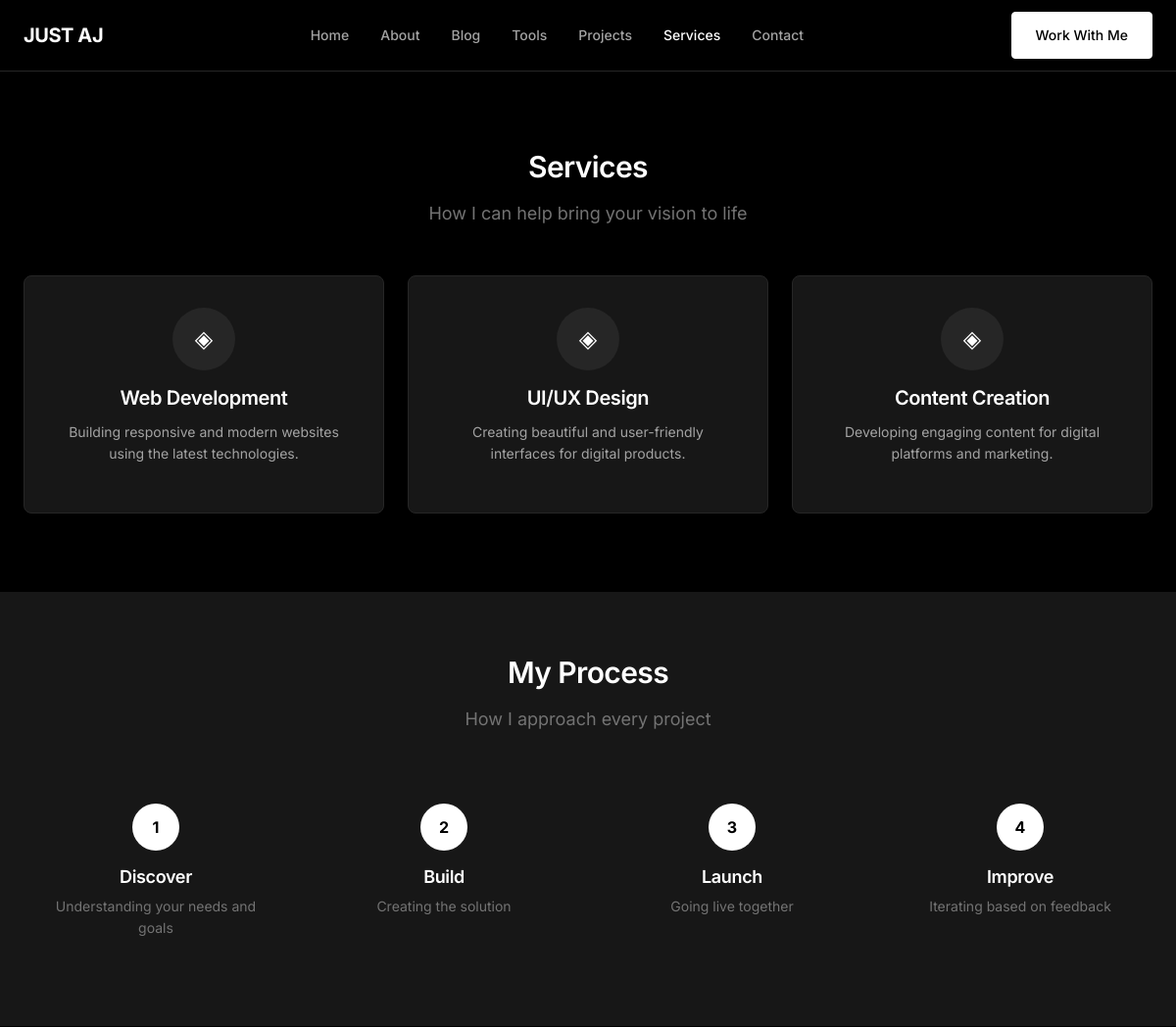
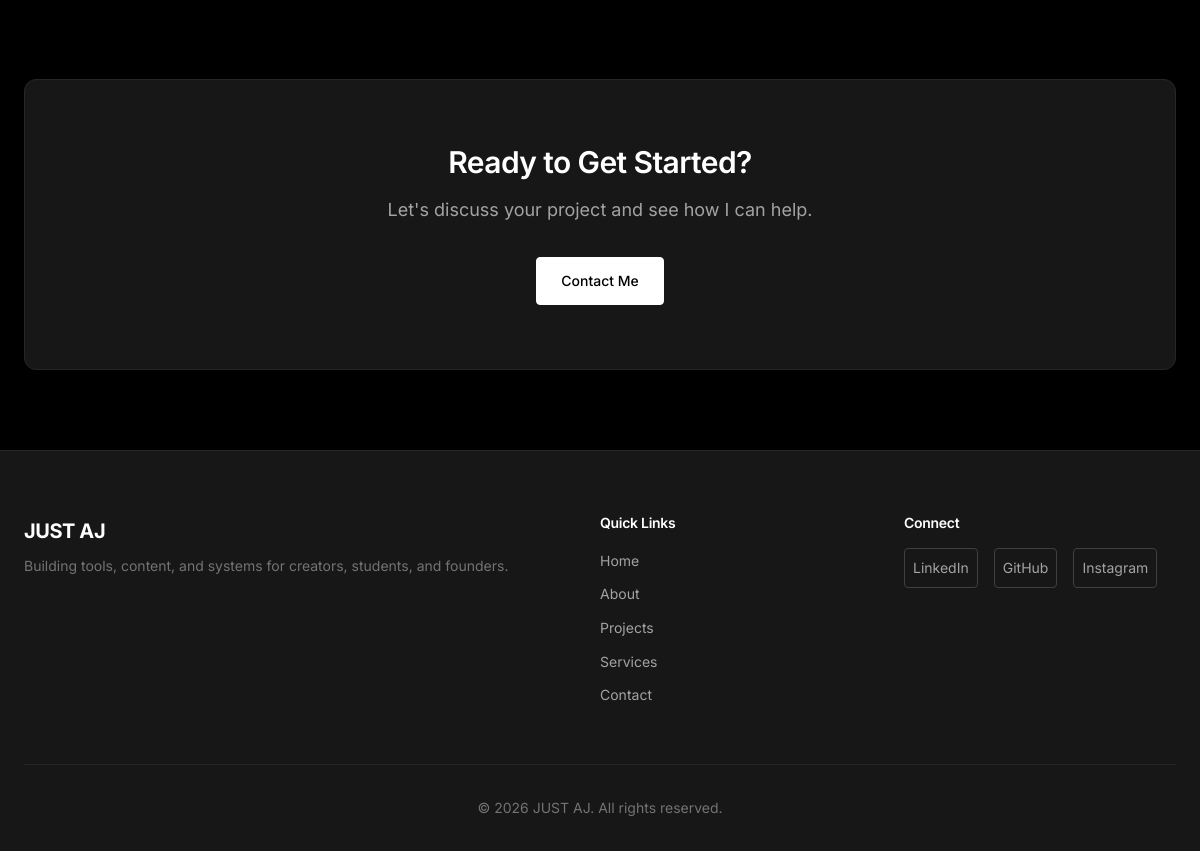
/services.php, run on the app's committed database (2 pictures, top to bottom).
### tables this page shows
CREATE TABLE `settings` (
    `id` INT(11) NOT NULL AUTO_INCREMENT,
    `setting_key` VARCHAR(255) NOT NULL,
    `setting_value` TEXT,
    PRIMARY KEY (`id`),
    UNIQUE KEY `setting_key` (`setting_key`)
);

CREATE TABLE `services` (
    `id` INT(11) NOT NULL AUTO_INCREMENT,
    `title` VARCHAR(255) NOT NULL,
    `description` TEXT,
    `icon` VARCHAR(100),
    `status` ENUM('active', 'inactive') DEFAULT 'active',
    `featured` ENUM('yes', 'no') DEFAULT 'no',
    `created_at` TIMESTAMP DEFAULT CURRENT_TIMESTAMP,
    `updated_at` TIMESTAMP DEFAULT CURRENT_TIMESTAMP ON UPDATE CURRENT_TIMESTAMP,
    PRIMARY KEY (`id`)
);

### includes/functions.php (called while the page is built, shortened)
<?php
function getSetting($key, $default = '') {
    global $pdo;
    $stmt = $pdo->prepare('SELECT setting_value FROM settings WHERE setting_key = ?');
    $stmt->execute([$key]);
    $result = $stmt->fetch();
    return $result ? $result['setting_value'] : $default;
}
function getAllServices($limit = null) {
    global $pdo;
    $sql = 'SELECT * FROM services WHERE status = "active" ORDER BY created_at DESC';
    $stmt = $pdo->query($sql);
    return $stmt->fetchAll();
}

### services.php (the view, shortened to what this page needs)
<?php
$currentPage = 'services';
require_once 'includes/header.php';
$services = getAllServices();
?>
<section class="section">
    <div class="container">
        <div class="section-header">
            <h2 class="section-title">Services</h2>
            <p class="section-subtitle">How I can help bring your vision to life</p>
        </div>
        <?php if (!empty($services)): ?>
        <div class="cards-grid">
            <?php foreach ($services as $service): ?>
            <div class="card service-card">
                <div class="service-icon">◈</div>
                <h3 class="card-title"><?php echo htmlspecialchars($service['title']); ?></h3>
                <p class="card-description"><?php echo htmlspecialchars($service['description']); ?></p>
            </div>
            <?php endforeach; ?>
        </div>
        <?php endif; ?>
    </div>
</section>
<section class="process-section" style="background-color: var(--color-gray-900);">
    <div class="container">
        <div class="section-header">
            <h2 class="section-title">My Process</h2>
            <p class="section-subtitle">How I approach every project</p>
        </div>
        <div class="process-grid">
            <div class="process-item">
                <span class="process-number">1</span>
                <h3 class="process-title">Discover</h3>
                <p style="color: var(--color-gray-500); font-size: var(--font-size-sm);">Understanding your needs and goals</p>
            </div>
            <div class="process-item">
                <span class="process-number">2</span>
                <h3 class="process-title">Build</h3>
                <p style="color: var(--color-gray-500); font-size: var(--font-size-sm);">Creating the solution</p>
            </div>
            <div class="process-item">
                <span class="process-number">3</span>
                <h3 class="process-title">Launch</h3>
                <p style="color: var(--color-gray-500); font-size: var(--font-size-sm);">Going live together</p>
            </div>
            <div class="process-item">
                <span class="process-number">4</span>
                <h3 class="process-title">Improve</h3>
                <p style="color: var(--color-gray-500); font-size: var(--font-size-sm);">Iterating based on feedback</p>
            </div>
        </div>
    </div>
</section>
<section class="section">
    <div class="container">
        <div class="cta-section">
            <h2 class="cta-title">Ready to Get Started?</h2>
            <p class="cta-description">Let's discuss your project and see how I can help.</p>
            <div class="cta-actions">
                <a href="<?php echo SITE_URL; ?>/contact.php" class="btn btn-primary">Contact Me</a>
            </div>
        </div>
    </div>
</section>
<?php require_once 'includes/footer.php'; ?>

### includes/header.php (shortened to what this page needs)
<?php
require_once __DIR__ . '/db.php';
require_once __DIR__ . '/functions.php';
$siteName = getSetting('site_name', 'JUST AJ');
?>
<!DOCTYPE html>
<html lang="en">
<head>
    <link rel="stylesheet" href="<?php echo SITE_URL; ?>/assets/css/style.css">
</head>
<body>
    <header class="site-header">
        <div class="container header-inner">
            <a href="<?php echo SITE_URL; ?>" class="logo">
                <span class="logo-text"><?php echo htmlspecialchars($siteName); ?></span>
            </a>
            <nav class="main-nav">
                <ul class="nav-list">
                    <li><a href="<?php echo SITE_URL; ?>" class="<?php echo $currentPage === 'home' ? 'active' : ''; ?>">Home</a></li>
                    <li><a href="<?php echo SITE_URL; ?>/about.php" class="<?php echo $currentPage === 'about' ? 'active' : ''; ?>">About</a></li>
                    <li><a href="<?php echo SITE_URL; ?>/blog/" class="<?php echo $currentPage === 'blog' ? 'active' : ''; ?>">Blog</a></li>
                    <li><a href="<?php echo SITE_URL; ?>/tools/" class="<?php echo $currentPage === 'tools' ? 'active' : ''; ?>">Tools</a></li>
                    <li><a href="<?php echo SITE_URL; ?>/projects.php" class="<?php echo $currentPage === 'projects' ? 'active' : ''; ?>">Projects</a></li>
                    <li><a href="<?php echo SITE_URL; ?>/services.php" class="<?php echo $currentPage === 'services' ? 'active' : ''; ?>">Services</a></li>
                    <li><a href="<?php echo SITE_URL; ?>/contact.php" class="<?php echo $currentPage === 'contact' ? 'active' : ''; ?>">Contact</a></li>
                </ul>
            </nav>
            <a href="<?php echo SITE_URL; ?>/contact.php" class="btn btn-primary cta-btn">Work With Me</a>
        </div>
    </header>
    <main class="main-content">

### includes/footer.php (shortened to what this page needs)
</main>
    <footer class="site-footer">
        <div class="container">
            <div class="footer-inner">
                <div class="footer-brand">
                    <span class="logo-text"><?php echo htmlspecialchars(getSetting('site_name', 'JUST AJ')); ?></span>
                    <p class="footer-tagline"><?php echo htmlspecialchars(getSetting('site_tagline', '')); ?></p>
                </div>
                <div class="footer-links">
                    <h4>Quick Links</h4>
                    <ul>
                        <li><a href="<?php echo SITE_URL; ?>">Home</a></li>
                        <li><a href="<?php echo SITE_URL; ?>/about.php">About</a></li>
                        <li><a href="<?php echo SITE_URL; ?>/projects.php">Projects</a></li>
                        <li><a href="<?php echo SITE_URL; ?>/services.php">Services</a></li>
                        <li><a href="<?php echo SITE_URL; ?>/contact.php">Contact</a></li>
                    </ul>
                </div>
                <div class="footer-social">
                    <h4>Connect</h4>
                    <div class="social-links">
                        <a href="<?php echo getSetting('linkedin_url', '#'); ?>" target="_blank" rel="noopener" class="social-link">LinkedIn</a>
                        <a href="<?php echo getSetting('github_url', '#'); ?>" target="_blank" rel="noopener" class="social-link">GitHub</a>
                        <a href="<?php echo getSetting('instagram_url', '#'); ?>" target="_blank" rel="noopener" class="social-link">Instagram</a>
                    </div>
                </div>
            </div>
            <div class="footer-bottom">
                <p>&copy; <?php echo date('Y'); ?> <?php echo htmlspecialchars(getSetting('site_name', 'JUST AJ')); ?>. All rights reserved.</p>
            </div>
        </div>
    </footer>
</body>
</html>

### data on the page
settings: setting_value "JUST AJ"
services: title "Web Development", description "Building responsive and modern websites using the latest technologies."
services: title "UI/UX Design", description "Creating beautiful and user-friendly interfaces for digital products."
services: title "Content Creation", description "Developing engaging content for digital platforms and marketing."
settings: setting_value "Building tools, content, and systems for creators, students, and founders."
